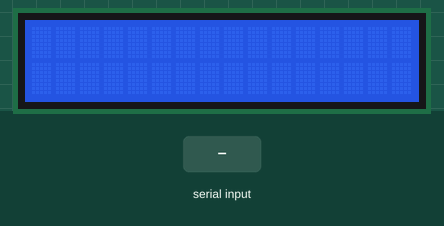
Simulated run of this sketch. Board: Arduino Uno, built with avr-gcc and run on an emulated ATmega328P. On the bench: 16×2 character LCD. The test bench sets the inputs (shaded band). What the sketch prints to the serial monitor is not drawn.

Above: at 1.2 s.
1.3 s: "90,45\n" received over Serial
At 2.9 s:
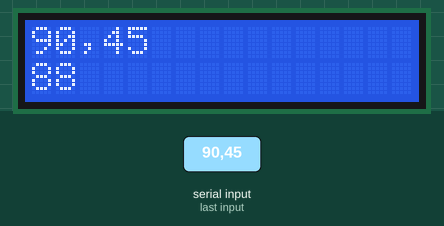
3.8 s: "DONE" received over Serial
At 5.9 s:
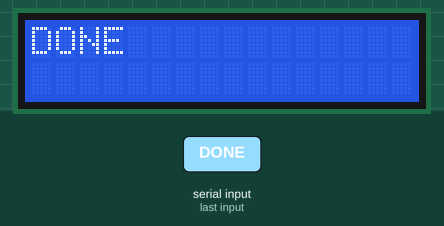
Timing chart, 0 to 7.4 s (numbered marks = the images above; inputs shaded):
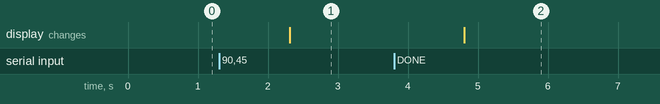

The sketch:

sketch_nov20b.ino
```cpp
#include <Arduino.h>
#include <Wire.h>
#include <LiquidCrystal.h>

int curr_row = 0;
int curr_col = 0;

#define E 33
#define RS 32
#define D4 34
#define D5 35
#define D6 36
#define D7 37
#define ROWS 2
#define COLS 16

LiquidCrystal lcd(RS, E, D4, D5, D6, D7);

void setup() {
  // put your setup code here, to run once:
  Serial.begin(9600);
  lcd.begin(COLS, ROWS);
  lcd.clear();
}

void loop() {
  // put your main code here, to run repeatedly:
  begin_cooperation();
}

void begin_cooperation() {
  while(true) {
    if (Serial.available() > 0) {
      String input = Serial.readString();

      lcd.clear();
      lcd.setCursor(0, 0);
      lcd.print(input);

      if (input == "DONE") {
        break;
      }

      int number = input.toInt();
      if (number == 1) {
        Serial.print(1);
      } else if (number == 0) {
        Serial.print(0);
      } else {
        number = number > 0 ? number - 2 : number + 2;
        Serial.print(number);
      }

      lcd.setCursor(0, 1);
      lcd.print(number);
    }
  }
}
```

Measured:
- after the input at 1.3 s, the display: changes after 1.0 s (image 1)
- after the input at 3.8 s, the display: changes after 1.0 s (image 2)
